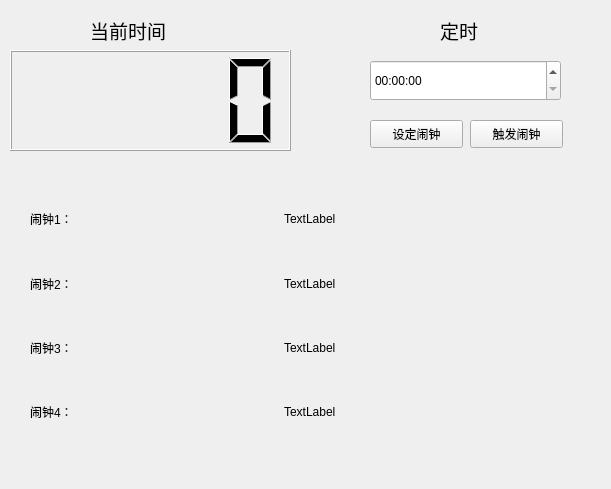
<?xml version="1.0" encoding="UTF-8"?>
<ui version="4.0">
 <class>Timer</class>
 <widget class="QWidget" name="Timer">
  <property name="geometry">
   <rect>
    <x>0</x>
    <y>0</y>
    <width>611</width>
    <height>489</height>
   </rect>
  </property>
  <property name="windowTitle">
   <string>Form</string>
  </property>
  <widget class="QLCDNumber" name="lcdNumber">
   <property name="geometry">
    <rect>
     <x>10</x>
     <y>50</y>
     <width>281</width>
     <height>101</height>
    </rect>
   </property>
  </widget>
  <widget class="QLabel" name="label_3">
   <property name="geometry">
    <rect>
     <x>440</x>
     <y>10</y>
     <width>151</width>
     <height>41</height>
    </rect>
   </property>
   <property name="font">
    <font>
     <pointsize>14</pointsize>
    </font>
   </property>
   <property name="text">
    <string>定时</string>
   </property>
  </widget>
  <widget class="QTimeEdit" name="timeEdit">
   <property name="geometry">
    <rect>
     <x>370</x>
     <y>60</y>
     <width>191</width>
     <height>41</height>
    </rect>
   </property>
  </widget>
  <widget class="QPushButton" name="pushButton">
   <property name="geometry">
    <rect>
     <x>370</x>
     <y>120</y>
     <width>93</width>
     <height>28</height>
    </rect>
   </property>
   <property name="text">
    <string>设定闹钟</string>
   </property>
  </widget>
  <widget class="QPushButton" name="pushButton_2">
   <property name="geometry">
    <rect>
     <x>470</x>
     <y>120</y>
     <width>93</width>
     <height>28</height>
    </rect>
   </property>
   <property name="text">
    <string>触发闹钟</string>
   </property>
  </widget>
  <widget class="QLabel" name="lb_1">
   <property name="geometry">
    <rect>
     <x>90</x>
     <y>10</y>
     <width>151</width>
     <height>41</height>
    </rect>
   </property>
   <property name="font">
    <font>
     <pointsize>14</pointsize>
    </font>
   </property>
   <property name="text">
    <string>当前时间</string>
   </property>
  </widget>
  <widget class="QWidget" name="layoutWidget">
   <property name="geometry">
    <rect>
     <x>30</x>
     <y>190</y>
     <width>501</width>
     <height>251</height>
    </rect>
   </property>
   <layout class="QVBoxLayout" name="verticalLayout">
    <item>
     <layout class="QHBoxLayout" name="horizontalLayout">
      <item>
       <widget class="QLabel" name="label_4">
        <property name="text">
         <string>闹钟1：</string>
        </property>
       </widget>
      </item>
      <item>
       <widget class="QLabel" name="label_5">
        <property name="text">
         <string>TextLabel</string>
        </property>
       </widget>
      </item>
     </layout>
    </item>
    <item>
     <layout class="QHBoxLayout" name="horizontalLayout_2">
      <item>
       <widget class="QLabel" name="label_6">
        <property name="text">
         <string>闹钟2：</string>
        </property>
       </widget>
      </item>
      <item>
       <widget class="QLabel" name="label_9">
        <property name="text">
         <string>TextLabel</string>
        </property>
       </widget>
      </item>
     </layout>
    </item>
    <item>
     <layout class="QHBoxLayout" name="horizontalLayout_3">
      <item>
       <widget class="QLabel" name="label_7">
        <property name="text">
         <string>闹钟3：</string>
        </property>
       </widget>
      </item>
      <item>
       <widget class="QLabel" name="label_10">
        <property name="text">
         <string>TextLabel</string>
        </property>
       </widget>
      </item>
     </layout>
    </item>
    <item>
     <layout class="QHBoxLayout" name="horizontalLayout_4">
      <item>
       <widget class="QLabel" name="label_8">
        <property name="text">
         <string>闹钟4：</string>
        </property>
       </widget>
      </item>
      <item>
       <widget class="QLabel" name="label_11">
        <property name="text">
         <string>TextLabel</string>
        </property>
       </widget>
      </item>
     </layout>
    </item>
   </layout>
  </widget>
  <zorder>layoutWidget</zorder>
  <zorder>lcdNumber</zorder>
  <zorder>label_3</zorder>
  <zorder>timeEdit</zorder>
  <zorder>pushButton</zorder>
  <zorder>pushButton_2</zorder>
  <zorder>lb_1</zorder>
 </widget>
 <resources/>
 <connections/>
</ui>
